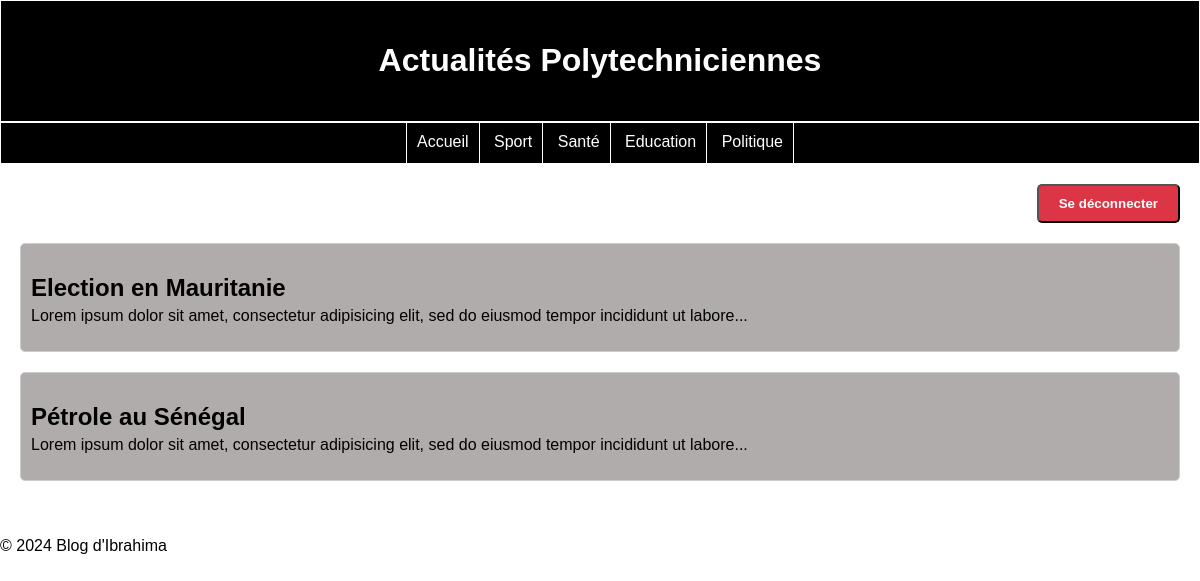
The app's page /?categorie=4 with its own data.
### tables this page shows
CREATE TABLE Categorie(
	id int primary key auto_increment,
	libelle varchar(20)
);

CREATE TABLE Article(
	id int primary key auto_increment,
	titre varchar(255),
	contenu text,
	dateCreation datetime DEFAULT NOW(),
	dateModification datetime DEFAULT NOW(),
	categorie int
);

### controllers/CategorieController.php (called while the page is built)
<?php
require_once __DIR__ . '/../config/connexion.php';
require_once __DIR__ . '/../models/Categorie.php';
class CategorieController {
    private $categorieModel;
    public function __construct($connexion) {
        $this->categorieModel = new Categorie($connexion);
    }
    public function index() {
        $categories = $this->categorieModel->getAllCategories();
        include __DIR__ . '/../views/header.php';
        include __DIR__ . '/../views/menu.php';
        return $categories;
    }
}
?>

### models/Categorie.php (called while the page is built)
<?php
class Categorie {
    private $connexion;
    public function __construct($connexion) {
        $this->connexion = $connexion;
    }
    public function getAllCategories() {
        $requete = "SELECT * FROM Categorie";
        $resultat = $this->connexion->query($requete);
        return $resultat->fetchAll(PDO::FETCH_ASSOC);
    }
}
?>

### controllers/ArticleController.php (called while the page is built, shortened)
<?php
require_once __DIR__ . '/../config/connexion.php';
require_once __DIR__ . '/../models/Article.php';
class ArticleController {
    private $articleModel;
    public function __construct($connexion) {
        $this->articleModel = new Article($connexion);
    }
    public function index() {
        if (isset($_GET['categorie'])) {
            $articles = $this->articleModel->getArticlesByCategory($_GET['categorie']);
        } else {
            $articles = $this->articleModel->getAllArticles();
        }
        include __DIR__ . '/../views/articles.php';
    }
}
?>

### models/Article.php (called while the page is built, shortened)
<?php
class Article {
    private $connexion;
    public function __construct($connexion) {
        $this->connexion = $connexion;
    }
    public function getArticlesByCategory($categoryId) {
        $requete = "SELECT * FROM Article WHERE categorie = :categoryId";
        $statement = $this->connexion->prepare($requete);
        $statement->execute(['categoryId' => $categoryId]);
        return $statement->fetchAll(PDO::FETCH_ASSOC);
    }
}
?>

### views/menu.php (the view)
<div id="bandeau-menu">
    <ul class="menu">
        <li><a href="index.php">Accueil</a></li>
        <?php if (isset($categories) && is_array($categories)): ?>
            <?php foreach ($categories as $categorie): ?>
                <li><a href="?categorie=<?php echo $categorie['id']; ?>"><?php echo $categorie['libelle']; ?></a></li>
            <?php endforeach; ?>
        <?php endif; ?>
    </ul>
</div>

### views/articles.php (shortened to what this page needs)
<?php
require_once __DIR__ . '/../config/connexion.php';
require_once __DIR__ . '/../controllers/ArticleController.php';
?>
<!DOCTYPE html>
<html lang="fr">
<head>
    <link rel="stylesheet" href="assets/css/styles.css">
</head>
<body>
    <div class="article-container">
        <div class="button-container">
            <div style="float: right;">
                <form method="POST" style="display: inline;">
                    <button type="submit" name="logout" class="logout-button">Se déconnecter</button>
                </form>
            </div>
        </div>
        <?php if (isset($articles) && count($articles) > 0): ?>
            <?php foreach ($articles as $article): ?>
                <div class="article-box">
                    <h2><a href="?id=<?php echo $article['id']; ?>"><?php echo $article['titre']; ?></a></h2>
                    <p><?php echo substr($article['contenu'], 0, 100); ?>...</p>
                </div>
            <?php endforeach; ?>
        <?php else: ?>
            <p>Aucun article trouvé.</p>
        <?php endif; ?>
    </div>
    <?php include __DIR__ . '/footer.php'; ?>
</body>
</html>

### assets/css/styles.css (style rules this page uses)
body { font-family: Arial, sans-serif; margin: 0; padding: 0; }
#bandeau-menu { background-color: black; border-top: 1px solid white; border-bottom: 1px solid white; border: 1px solid white; text-align: center; }
.menu { list-style-type: none; padding: 0; margin: 0; display: inline-block; }
.menu li { display: inline-block; border-right: 1px solid white; padding: 10px; }
.menu li:first-child { border-left: 1px solid white; }
.menu li a { color: white; text-decoration: none; }
.menu li a::after { content: ''; display: block; margin: auto; height: 2px; width: 0px; background: transparent; transition: width .5s ease, background-color .5s ease; }
.article-container { background-color: white; padding: 20px; }
.article-box { border: 1px solid #ccc; border-radius: 10px; background-color: #b1acac; padding: 20px; margin-bottom: 20px; }
.article-box h2 a { color: black; text-decoration: none; }
.article-box p { color: black; }

### views/articles.php (style rules this page uses)
.article-box { margin-bottom: 20px; padding: 10px; border: 1px solid #ccc; border-radius: 5px; }
.article-box h2 { margin-bottom: 5px; }
.article-box p { margin-top: 5px; }
.logout-button { display: inline-block; padding: 10px 20px; background-color: #dc3545; color: #fff; text-decoration: none; border-radius: 5px; font-weight: bold; float: right; cursor: pointer; }
.button-container { overflow: auto; margin-bottom: 20px; }

### records on screen
categorie: libelle "Sport"
categorie: libelle "Santé"
categorie: libelle "Education"
categorie: libelle "Politique"
article: titre "Election en Mauritanie", contenu "Lorem ipsum dolor sit amet, consectetur adipisicing elit, sed do eiusmod tempor incididunt ut labore"
article: titre "Pétrole au Sénégal", contenu "Lorem ipsum dolor sit amet, consectetur adipisicing elit, sed do eiusmod tempor incididunt ut labore"
